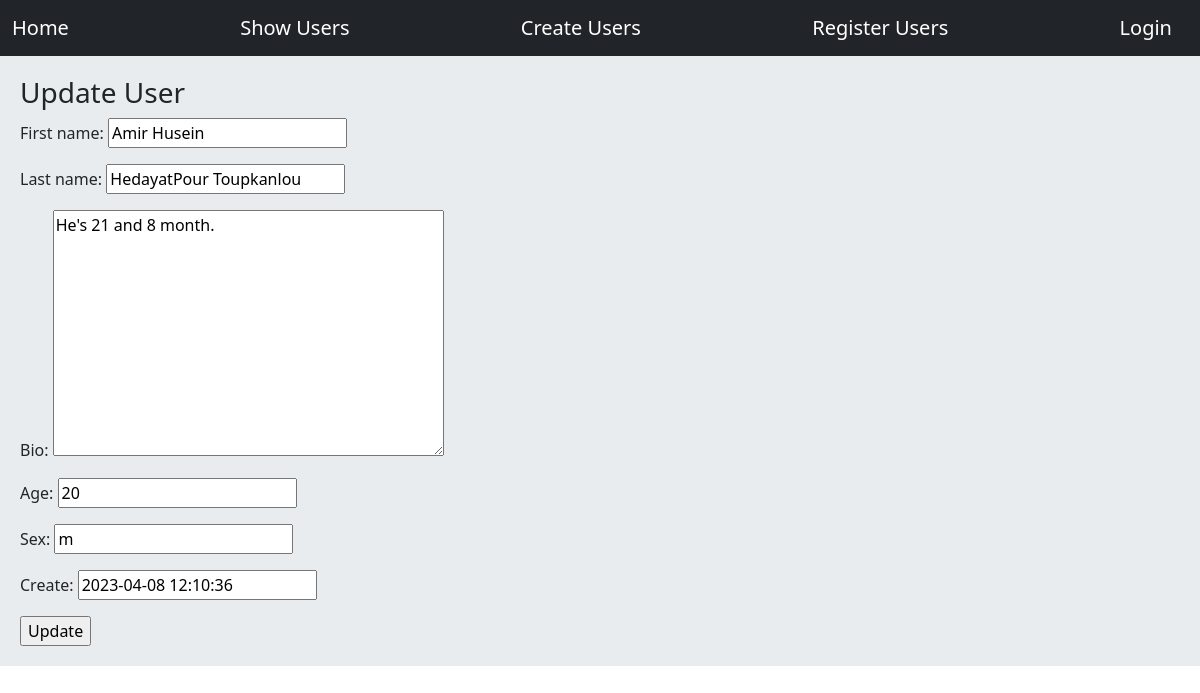
Page /usrs/update/1/ on the earlier database version.
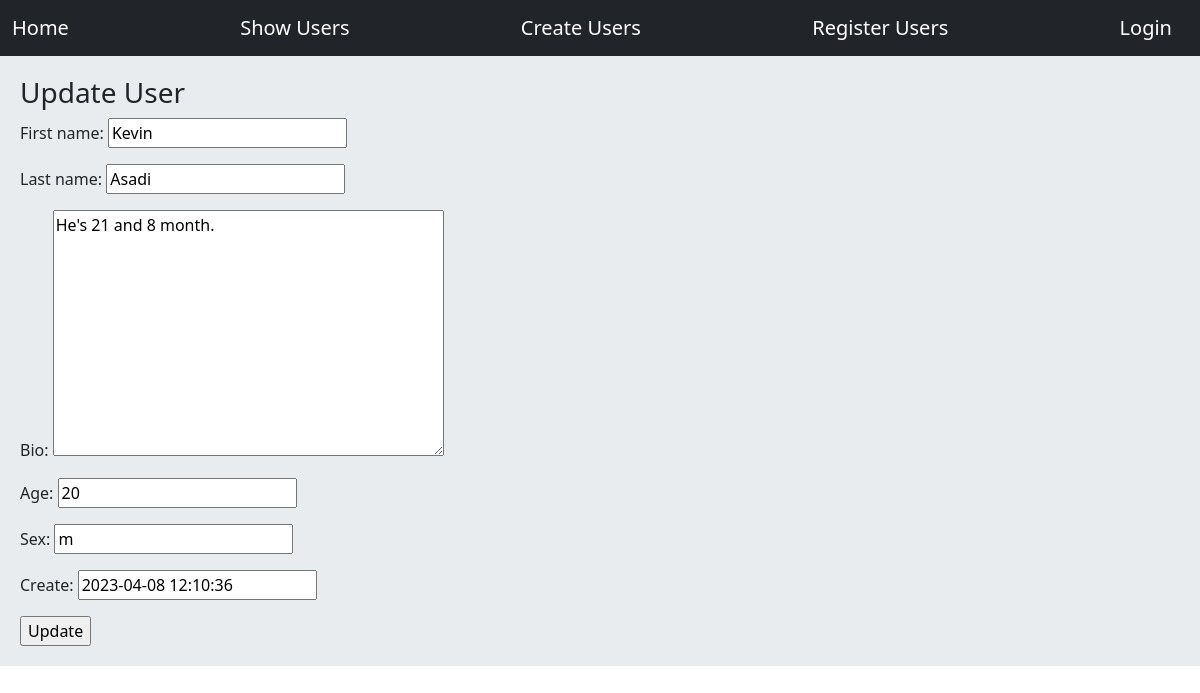
Same page on the later database version.
### users/models.py (models this page shows)
class User(models.Model):
    first_name = models.CharField(max_length=50)
    last_name = models.CharField(max_length=50)
    bio = models.TextField()
    age = models.IntegerField()
    sex = models.CharField(max_length=1, null=True)
    create = models.DateTimeField()

### users/views.py (the view)
# urls.py: path('update/<int:user_id>/', views.update , name='update')
def update(request, user_id):
    user = User.objects.get(id=user_id)
    if request.method == 'POST':
        form = UpdateUserForm(request.POST, instance=user)
        if form.is_valid():
            form.save()
            messages.success(request, f'{user.first_name} infos updated', 'success')
            return redirect('users')
    else:
        form = UpdateUserForm(instance=user)
    return render(request, 'update.html', {'form': form})

### users/forms.py
class UpdateUserForm(ModelForm):
    class Meta:
        model = User
        fields = [
            'first_name', 'last_name', 'bio', 'age', 'sex', 'create'
        ]

### templates/update.html (shortened to what this page needs)
{% extends 'base.html' %}
{% block content %}
<h3>Update User</h3>
    <form action="" method="post" novalidate>
        {{ form.as_p }}
        <input type="submit" value="Update">
    </form>
{% endblock %}

Differences in the rows shown:
changed User: first_name "Amir Husein" → "Kevin"; last_name "HedayatPour Toupkanlou" → "Asadi"
